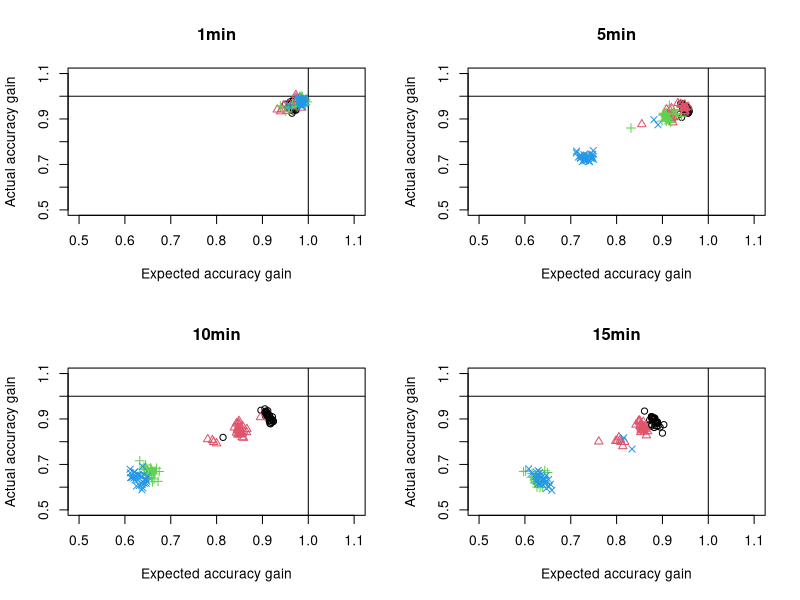
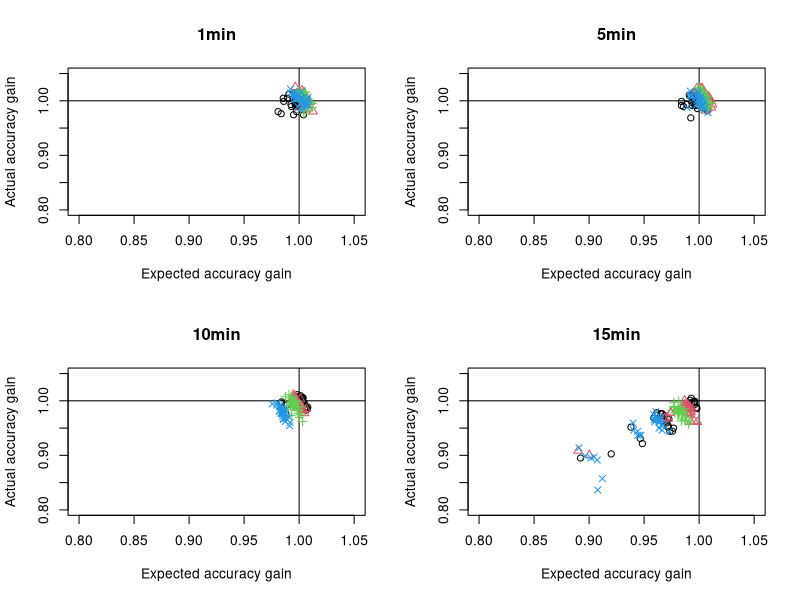
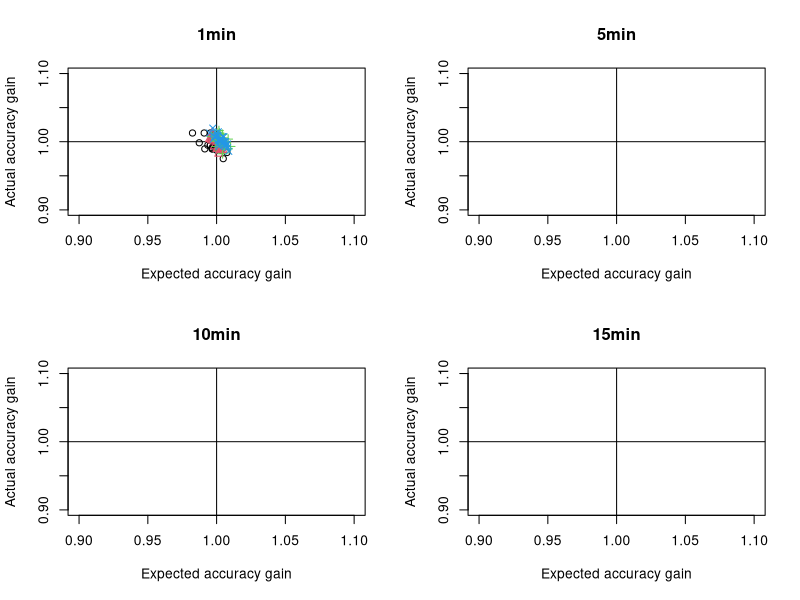
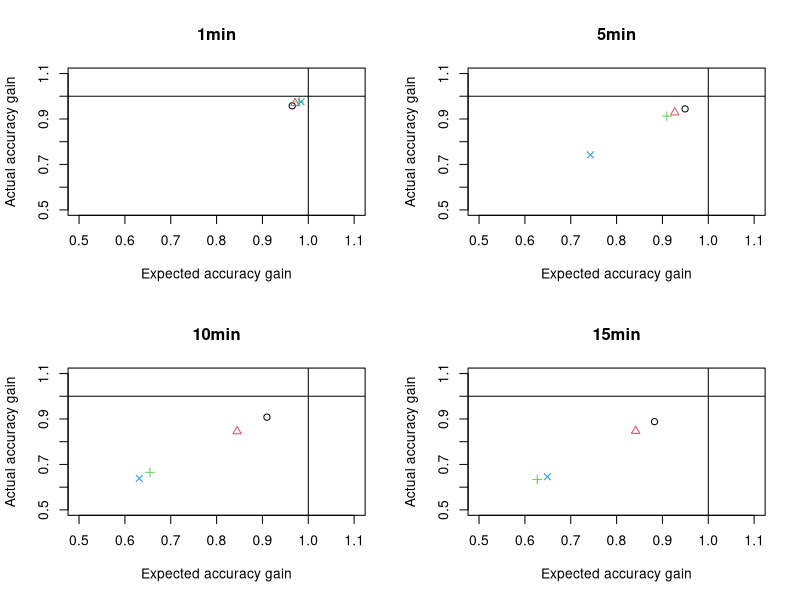
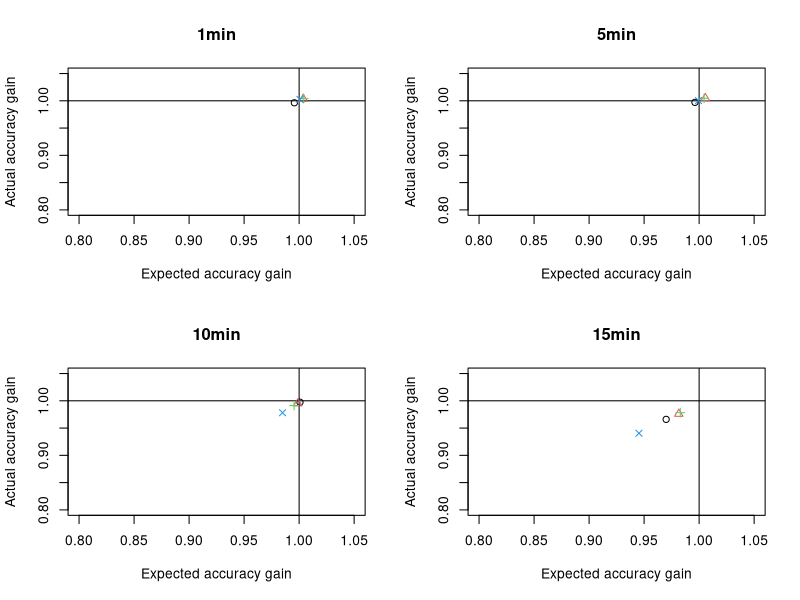
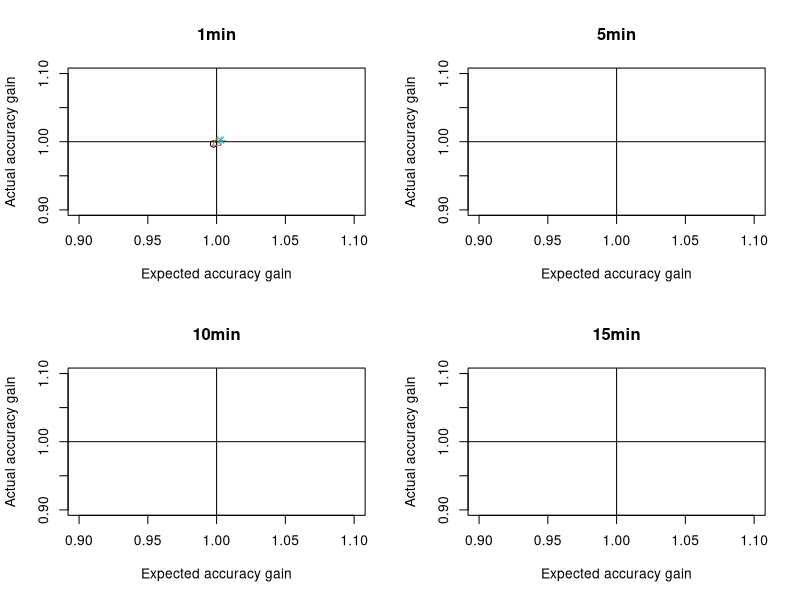

Source code (R) for these figures, in order:

x = read.table('analysis_texas.txt')

span_l =  c('1day', '1week', '2week') # 3week
int_l = c('1min', '5min', '10min', '15min')

xlab='Expected accuracy gain'
ylab='Actual accuracy gain'

lim_min=c(0.5,0.8,0.9)
lim_max=c(1.1,1.05,1.1)

for(k in 1:length(span_l))
{
    span = span_l[k]

    # filtering by time span
    xa = x[x[,2] == span,]

    fname = paste('img/fig_texas_',span,'.pdf', sep='')
    pdf(fname, width=12, height=12)
    
    par(mfrow=c(2,2))

    for(int in int_l)
    {
        
        # filtering by time interval
        xb = xa[xa[,3] == int,]

        #xb[,3] = as.factor(xb[,3])

        plot(NA, NA, xlim=c(lim_min[k], lim_max[k]), 
                     ylim=c(lim_min[k], lim_max[k]), 
                     main=int, xlab=xlab, ylab=ylab)
        abline(v=1, h=1)

        for(i in 1:nrow(xb))
        {
            xi = xb[i,]
            xi_l = unlist(strsplit(xi[,4], ';'))
            train_acc = as.numeric(unlist(strsplit(xi_l[1], ',')))
            test_acc = as.numeric(unlist(strsplit(xi_l[2], ',')))
            base_acc = as.numeric(xi_l[3])
            
            # check coloring by D or span, or min
            points(train_acc/base_acc, test_acc/base_acc, 
                   col=xi[,1]-2, pch=xi[,1]-2)

        }

    }

    dev.off()

}


# average version

for(k in 1:length(span_l))
{
    span = span_l[k]

    # filtering by time span
    xa = x[x[,2] == span,]

    fname = paste('img/fig_texas_',span,'_mean.pdf', sep='')
    pdf(fname, width=12, height=12)
    
    par(mfrow=c(2,2))

    for(int in int_l)
    {
        
        # filtering by time interval
        xb = xa[xa[,3] == int,]

        #xb[,3] = as.factor(xb[,3])

        plot(NA, NA, xlim=c(lim_min[k], lim_max[k]), 
                     ylim=c(lim_min[k], lim_max[k]), 
                     main=int, xlab=xlab, ylab=ylab)
        abline(v=1, h=1)

        for(i in 1:nrow(xb))
        {
            xi = xb[i,]
            xi_l = unlist(strsplit(xi[,4], ';'))
            train_acc = as.numeric(unlist(strsplit(xi_l[1], ',')))
            test_acc = as.numeric(unlist(strsplit(xi_l[2], ',')))
            base_acc = as.numeric(xi_l[3])
            
            # check coloring by D or span, or min
            points(mean(train_acc)/base_acc, mean(test_acc)/base_acc, 
                   col=xi[,1]-2, pch=xi[,1]-2)

        }

    }

    dev.off()

}


